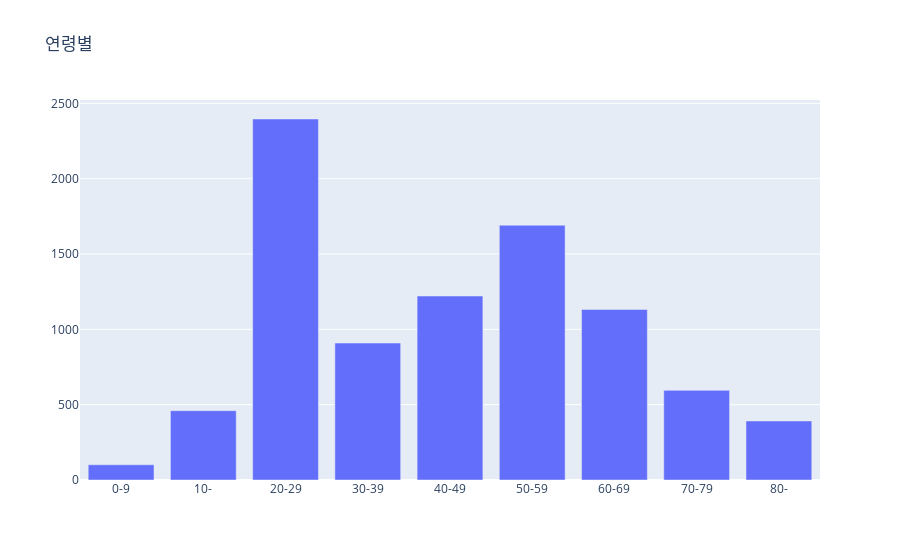

Source (notebook cell):
### Code cell
# 3월 22일 나이별 확진자 
# 막대 그래프 
df = age.iloc[-1, :-1 :]
df
data = [go.Bar(x=df.index, y=df.values,)]

layout = go.Layout(title='연령별')
fig = go.Figure(data=data, layout=layout)
fig.show()

### Figure 1 — Plotly figure (JSON) as saved in the notebook; plotly's stock layout.template omitted (floating-point values rounded to 4 significant figures)
{"data": [{"type": "bar", "x": ["0-9", "10-", "20-29", "30-39", "40-49", "50-59", "60-69", "70-79", "80-"], "y": [101, 460, 2396, 909, 1221, 1691, 1132, 595, 392]}], "layout": {"title": {"text": "연령별"}}}
